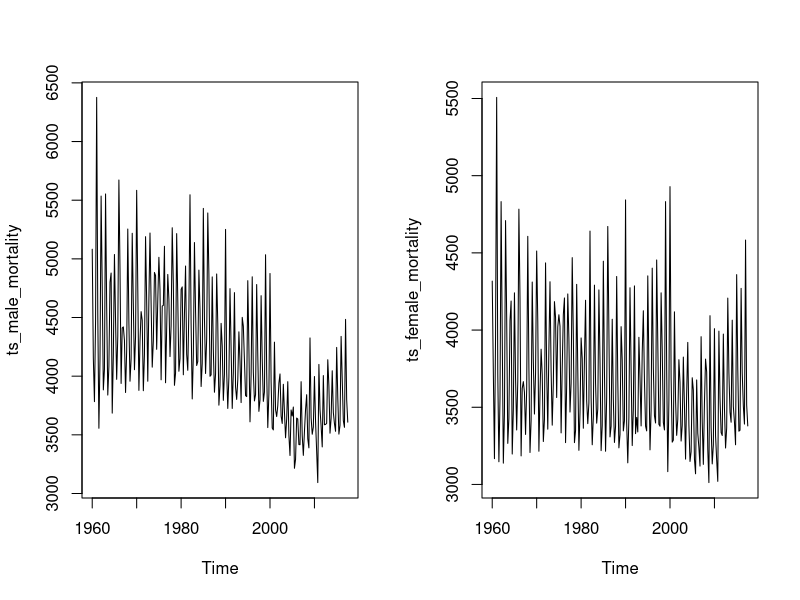
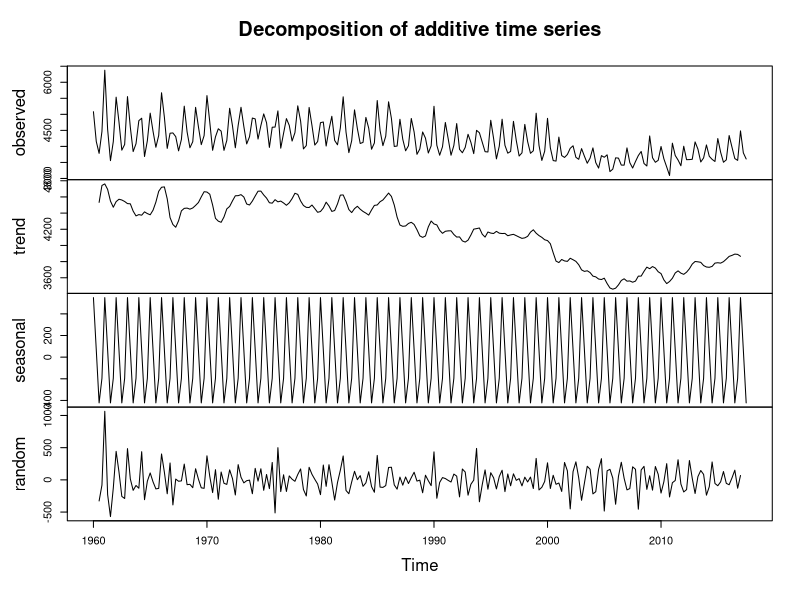
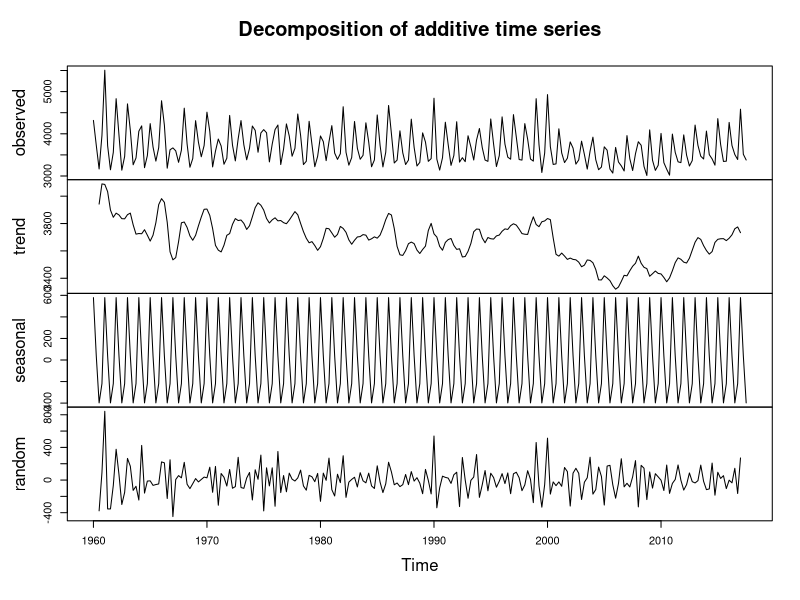
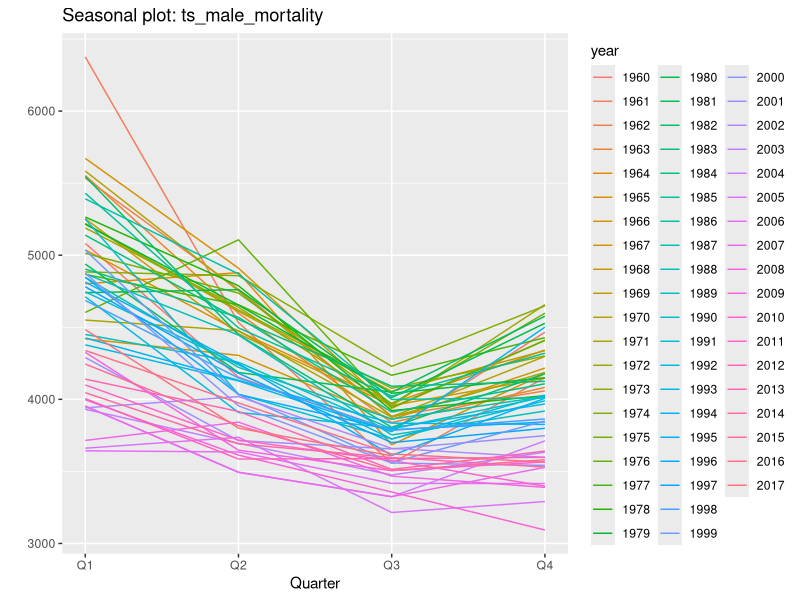
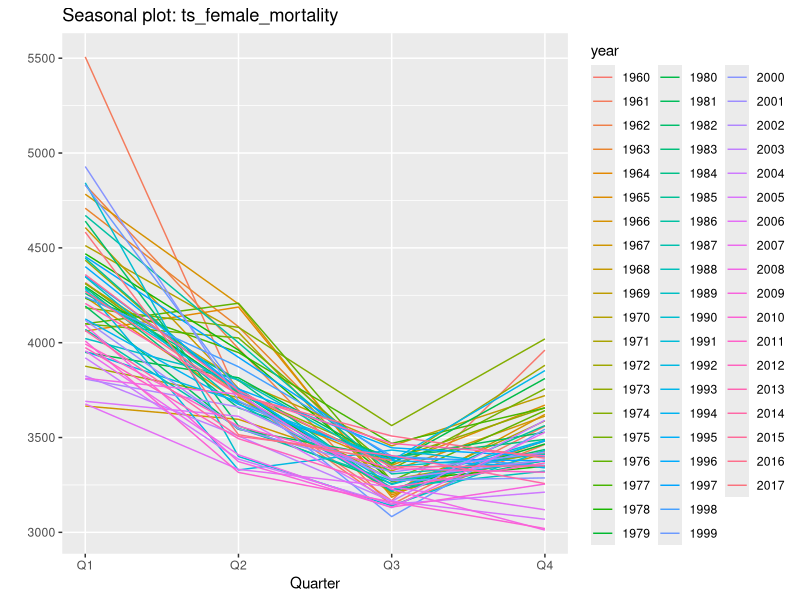
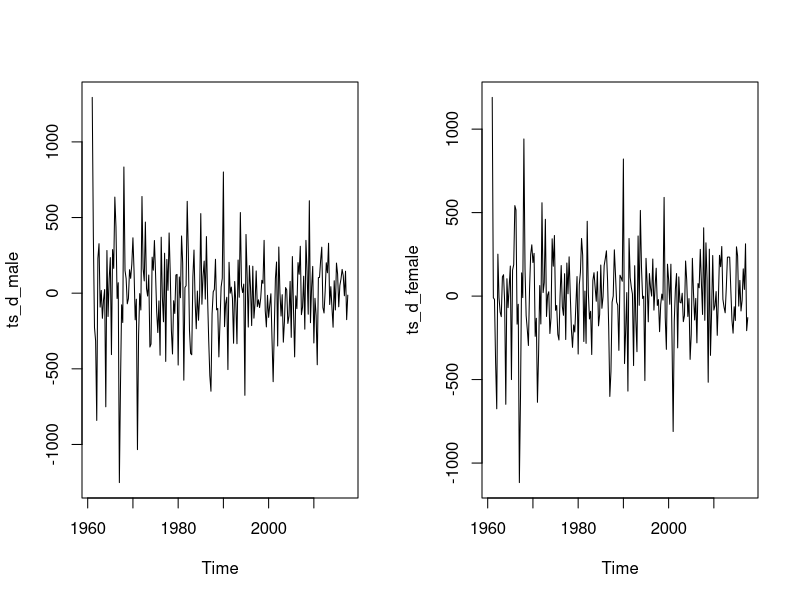
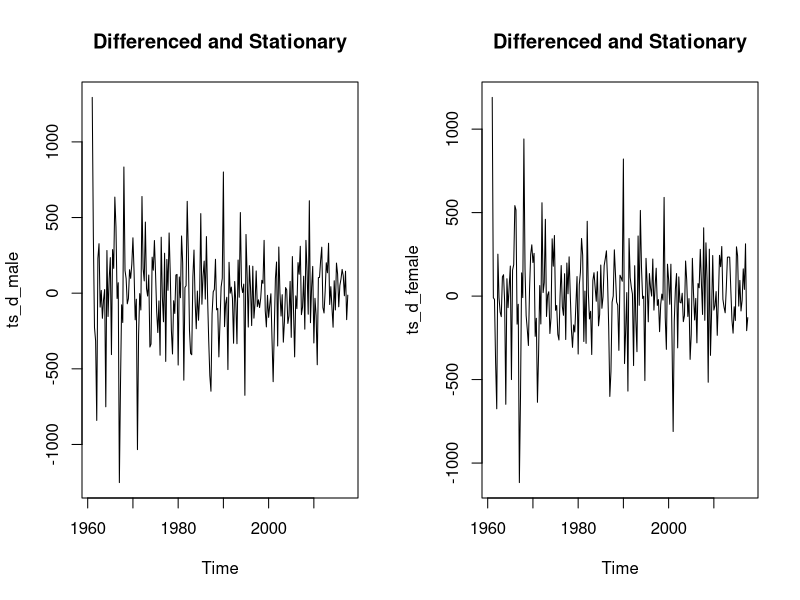
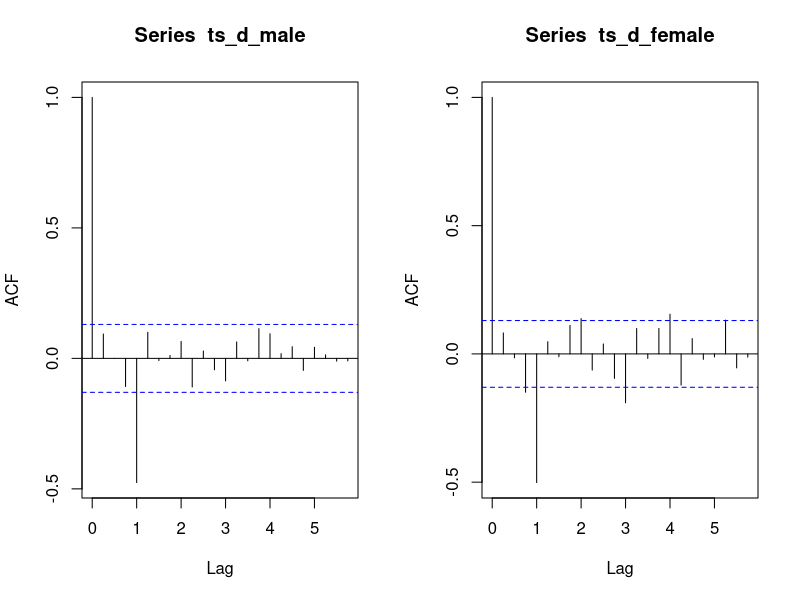

The R source for these figures, in order:
library(forecast)
library(tseries)
library(car)

# Load the data of mortality count of Ireland by gender
df_mortality <- read.csv("Data/IE Gender Mortality.csv", header = TRUE, na.strings = c("", "NA"), stringsAsFactors = FALSE)
str(df_mortality)

# Create timeseries data from the male and female mortality count
ts_male_mortality <- ts(as.numeric(df_mortality[1,][-1]), start = c(1960, 1), end = c(2017, 3), frequency = 4)
ts_female_mortality <- ts(as.numeric(df_mortality[2,][-1]), start = c(1960, 1), end = c(2017, 3), frequency = 4)

ts_male_mortality
ts_female_mortality

time(ts_male_mortality)
time(ts_female_mortality)

# Store the default parameter values of par() function in a variable opar
opar <- par(no.readonly = TRUE)

#divide graph area in 2 columns
par(mfrow = c(1, 2))

plot(ts_male_mortality)
plot(ts_female_mortality)

# Decompose the data to show original, trend, seasonal and randomness of data
decompose_ts_male <- decompose(ts_male_mortality)
decompose_ts_male
plot(decompose_ts_male)

decompose_ts_female <- decompose(ts_female_mortality)
decompose_ts_female
plot(decompose_ts_female)

ggseasonplot(ts_male_mortality)
ggseasonplot(ts_female_mortality)


# Remove stationarity
ndiffs(ts_male_mortality)
ndiffs(ts_female_mortality)

ts_d_male <- diff(ts_male_mortality, lag = frequency(ts_male_mortality), differences = ndiffs(ts_male_mortality))
ts_d_female <- diff(ts_female_mortality, lag = frequency(ts_female_mortality), differences = ndiffs(ts_female_mortality))
plot(ts_d_male)
plot(ts_d_female)

# Verify stationarity using the p value of Augmented Dickey-Fuller Test
adf.test(ts_d_male)
adf.test(ts_d_female)

plot(ts_d_male, type = "l", main = "Differenced and Stationary")
plot(ts_d_female, type = "l", main = "Differenced and Stationary")


# Check for correlation between the gender mortality count
cor.test(ts_male_mortality, ts_female_mortality)

# Autocorrelation test
acf(ts_d_male)
acf(ts_d_female)

pacf(ts_d_male)
pacf(ts_d_female)

# ARIMA Model
fit_male_arima <- auto.arima(ts_male_mortality)
fit_female_arima <- auto.arima(ts_female_mortality)

fit_male_arima
fit_female_arima


# ARIMA Model forecast
forecast_male_arima <- forecast(fit_male_arima, 10)
forecast_male_arima
plot(forecast_male_arima)

forecast_female_arima <- forecast(fit_female_arima, 10)
forecast_female_arima
plot(forecast_female_arima)



# Exponential smoothing model
fit_male_ets <- ets(ts_male_mortality)
fit_female_ets <- ets(ts_female_mortality)
fit_male_ets
fit_female_ets


# Exponential smoothing Model forecast
forecast_male_ets <- forecast(fit_male_ets, 10)
forecast_male_ets
plot(forecast_male_ets)

forecast_female_ets <- forecast(fit_female_ets, 10)
forecast_female_ets
plot(forecast_female_ets)

# Accuracy measure of ARIMA model
accuracy(fit_male_arima)
accuracy(fit_female_arima)

# Accuracy measure of Exponential smoothing model
accuracy(fit_male_ets)
accuracy(fit_female_ets)


# Verify the residuls for the validity of the model
Box.test(fit_male_arima$residuals, type = "Ljung-Box")
Box.test(fit_female_ets$residuals, type = "Ljung-Box")

plot(fit_male_arima$residuals)
plot(fit_female_ets$residuals)

acf(fit_male_arima$residuals)
acf(fit_female_ets$residuals)
